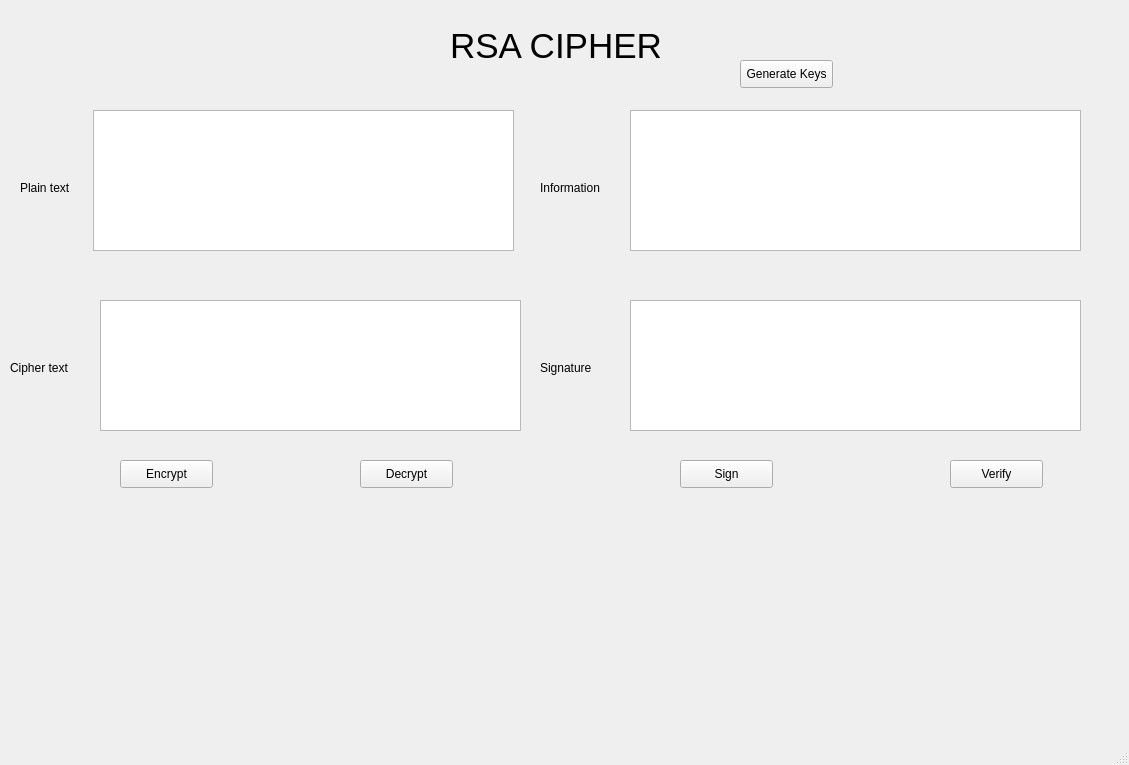
<?xml version="1.0" encoding="UTF-8"?>
<ui version="4.0">
 <class>MainWindow</class>
 <widget class="QMainWindow" name="MainWindow">
  <property name="geometry">
   <rect>
    <x>0</x>
    <y>0</y>
    <width>1129</width>
    <height>765</height>
   </rect>
  </property>
  <property name="windowTitle">
   <string>MainWindow</string>
  </property>
  <widget class="QWidget" name="centralwidget">
   <widget class="QPlainTextEdit" name="plainTextEdit">
    <property name="geometry">
     <rect>
      <x>93</x>
      <y>110</y>
      <width>421</width>
      <height>141</height>
     </rect>
    </property>
   </widget>
   <widget class="QPlainTextEdit" name="plainTextEdit_2">
    <property name="geometry">
     <rect>
      <x>630</x>
      <y>110</y>
      <width>451</width>
      <height>141</height>
     </rect>
    </property>
   </widget>
   <widget class="QPlainTextEdit" name="plainTextEdit_3">
    <property name="geometry">
     <rect>
      <x>100</x>
      <y>300</y>
      <width>421</width>
      <height>131</height>
     </rect>
    </property>
   </widget>
   <widget class="QPlainTextEdit" name="plainTextEdit_4">
    <property name="geometry">
     <rect>
      <x>630</x>
      <y>300</y>
      <width>451</width>
      <height>131</height>
     </rect>
    </property>
   </widget>
   <widget class="QLabel" name="txt_plain">
    <property name="geometry">
     <rect>
      <x>20</x>
      <y>180</y>
      <width>55</width>
      <height>16</height>
     </rect>
    </property>
    <property name="text">
     <string>Plain text</string>
    </property>
   </widget>
   <widget class="QLabel" name="txt_cipher">
    <property name="geometry">
     <rect>
      <x>10</x>
      <y>360</y>
      <width>71</width>
      <height>16</height>
     </rect>
    </property>
    <property name="text">
     <string>Cipher text</string>
    </property>
   </widget>
   <widget class="QLabel" name="txt_informaition">
    <property name="geometry">
     <rect>
      <x>540</x>
      <y>180</y>
      <width>71</width>
      <height>16</height>
     </rect>
    </property>
    <property name="text">
     <string>Information</string>
    </property>
   </widget>
   <widget class="QLabel" name="txt_Signature">
    <property name="geometry">
     <rect>
      <x>540</x>
      <y>360</y>
      <width>55</width>
      <height>16</height>
     </rect>
    </property>
    <property name="text">
     <string>Signature</string>
    </property>
   </widget>
   <widget class="QLabel" name="txt_rsacipher">
    <property name="geometry">
     <rect>
      <x>450</x>
      <y>20</y>
      <width>261</width>
      <height>51</height>
     </rect>
    </property>
    <property name="font">
     <font>
      <pointsize>26</pointsize>
     </font>
    </property>
    <property name="text">
     <string>RSA CIPHER</string>
    </property>
   </widget>
   <widget class="QPushButton" name="txt_Generate">
    <property name="geometry">
     <rect>
      <x>740</x>
      <y>60</y>
      <width>93</width>
      <height>28</height>
     </rect>
    </property>
    <property name="text">
     <string>Generate Keys</string>
    </property>
   </widget>
   <widget class="QPushButton" name="pushButton_2">
    <property name="geometry">
     <rect>
      <x>120</x>
      <y>460</y>
      <width>93</width>
      <height>28</height>
     </rect>
    </property>
    <property name="text">
     <string>Encrypt</string>
    </property>
   </widget>
   <widget class="QPushButton" name="pushButton_3">
    <property name="geometry">
     <rect>
      <x>360</x>
      <y>460</y>
      <width>93</width>
      <height>28</height>
     </rect>
    </property>
    <property name="text">
     <string>Decrypt</string>
    </property>
   </widget>
   <widget class="QPushButton" name="pushButton_4">
    <property name="geometry">
     <rect>
      <x>680</x>
      <y>460</y>
      <width>93</width>
      <height>28</height>
     </rect>
    </property>
    <property name="text">
     <string>Sign</string>
    </property>
   </widget>
   <widget class="QPushButton" name="pushButton_5">
    <property name="geometry">
     <rect>
      <x>950</x>
      <y>460</y>
      <width>93</width>
      <height>28</height>
     </rect>
    </property>
    <property name="text">
     <string>Verify</string>
    </property>
   </widget>
  </widget>
  <widget class="QMenuBar" name="menubar">
   <property name="geometry">
    <rect>
     <x>0</x>
     <y>0</y>
     <width>1129</width>
     <height>26</height>
    </rect>
   </property>
  </widget>
  <widget class="QStatusBar" name="statusbar"/>
 </widget>
 <resources/>
 <connections/>
</ui>
